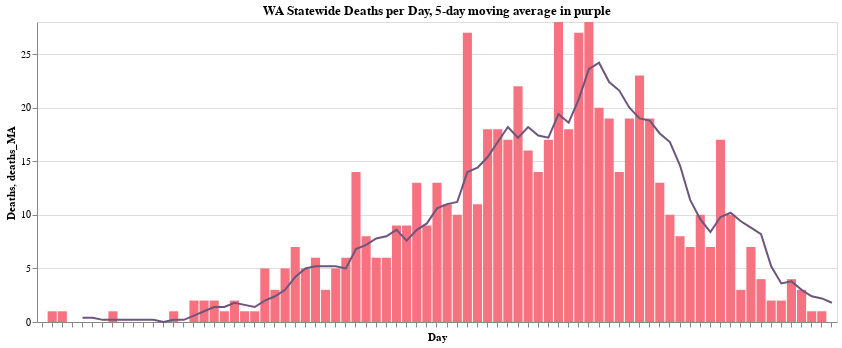

This figure's notebook cell:
### Code cell
base = alt.Chart(deaths_st).encode(x = alt.X('Day', axis = alt.Axis(labels = False)))

bars = (base
        .mark_bar(color = '#f67280')
        .encode(y = 'Deaths',
                tooltip = ['Deaths', 'Day'])
       )

line = (base
        .mark_line(color = '#6c567b')
        .encode(y = 'deaths_MA')
       )

(bars + line).properties(height = 300, width = 800, title = 'WA Statewide Deaths per Day, 5-day moving average in purple')

### Figure 1 — Vega-Lite specification as saved in the notebook (floating-point values rounded to 4 significant figures)
{"config": {"view": {"continuousWidth": 400, "continuousHeight": 300}}, "layer": [{"mark": {"type": "bar", "color": "#f67280"}, "encoding": {"tooltip": [{"type": "quantitative", "field": "Deaths"}, {"type": "nominal", "field": "Day"}], "x": {"type": "nominal", "axis": {"labels": false}, "field": "Day"}, "y": {"type": "quantitative", "field": "Deaths"}}}, {"mark": {"type": "line", "color": "#6c567b"}, "encoding": {"x": {"type": "nominal", "axis": {"labels": false}, "field": "Day"}, "y": {"type": "quantitative", "field": "deaths_MA"}}}], "data": {"name": "data-f8a1867137c33960d45b5c02791877e0"}, "height": 300, "title": "WA Statewide Deaths per Day, 5-day moving average in purple", "width": 800, "$schema": "https://vega.github.io/schema/vega-lite/v4.0.0.json", "datasets": {"data-f8a1867137c33960d45b5c02791877e0": [{"Day": "2020-02-01", "Deaths": 0, "deaths_MA": null}, {"Day": "2020-02-02", "Deaths": 1, "deaths_MA": null}, {"Day": "2020-02-03", "Deaths": 1, "deaths_MA": null}, {"Day": "2020-02-04", "Deaths": 0, "deaths_MA": null}, {"Day": "2020-02-05", "Deaths": 0, "deaths_MA": 0.4}, {"Day": "2020-02-06", "Deaths": 0, "deaths_MA": 0.4}, {"Day": "2020-02-07", "Deaths": 0, "deaths_MA": 0.2}, {"Day": "2020-02-08", "Deaths": 1, "deaths_MA": 0.2}, {"Day": "2020-02-09", "Deaths": 0, "deaths_MA": 0.2}, {"Day": "2020-02-10", "Deaths": 0, "deaths_MA": 0.2}, {"Day": "2020-02-11", "Deaths": 0, "deaths_MA": 0.2}, {"Day": "2020-02-12", "Deaths": 0, "deaths_MA": 0.2}, {"Day": "2020-02-13", "Deaths": 0, "deaths_MA": 0.0}, {"Day": "2020-02-14", "Deaths": 1, "deaths_MA": 0.2}, {"Day": "2020-02-15", "Deaths": 0, "deaths_MA": 0.2}, {"Day": "2020-02-16", "Deaths": 2, "deaths_MA": 0.6}, {"Day": "2020-02-17", "Deaths": 2, "deaths_MA": 1.0}, {"Day": "2020-02-18", "Deaths": 2, "deaths_MA": 1.4}, {"Day": "2020-02-19", "Deaths": 1, "deaths_MA": 1.4}, {"Day": "2020-02-20", "Deaths": 2, "deaths_MA": 1.8}, {"Day": "2020-02-21", "Deaths": 1, "deaths_MA": 1.6}, {"Day": "2020-02-22", "Deaths": 1, "deaths_MA": 1.4}, {"Day": "2020-02-23", "Deaths": 5, "deaths_MA": 2.0}, {"Day": "2020-02-24", "Deaths": 3, "deaths_MA": 2.4}, {"Day": "2020-02-25", "Deaths": 5, "deaths_MA": 3.0}, {"Day": "2020-02-26", "Deaths": 7, "deaths_MA": 4.2}, {"Day": "2020-02-27", "Deaths": 5, "deaths_MA": 5.0}, {"Day": "2020-02-28", "Deaths": 6, "deaths_MA": 5.2}, {"Day": "2020-02-29", "Deaths": 3, "deaths_MA": 5.2}, {"Day": "2020-03-01", "Deaths": 5, "deaths_MA": 5.2}, {"Day": "2020-03-02", "Deaths": 6, "deaths_MA": 5.0}, {"Day": "2020-03-03", "Deaths": 14, "deaths_MA": 6.8}, {"Day": "2020-03-04", "Deaths": 8, "deaths_MA": 7.2}, {"Day": "2020-03-05", "Deaths": 6, "deaths_MA": 7.8}, {"Day": "2020-03-06", "Deaths": 6, "deaths_MA": 8.0}, {"Day": "2020-03-07", "Deaths": 9, "deaths_MA": 8.6}, {"Day": "2020-03-08", "Deaths": 9, "deaths_MA": 7.6}, {"Day": "2020-03-09", "Deaths": 13, "deaths_MA": 8.6}, {"Day": "2020-03-10", "Deaths": 9, "deaths_MA": 9.2}, {"Day": "2020-03-11", "Deaths": 13, "deaths_MA": 10.6}, {"Day": "2020-03-12", "Deaths": 11, "deaths_MA": 11.0}, {"Day": "2020-03-13", "Deaths": 10, "deaths_MA": 11.2}, {"Day": "2020-03-14", "Deaths": 27, "deaths_MA": 14.0}, {"Day": "2020-03-15", "Deaths": 11, "deaths_MA": 14.4}, {"Day": "2020-03-16", "Deaths": 18, "deaths_MA": 15.4}, {"Day": "2020-03-17", "Deaths": 18, "deaths_MA": 16.8}, {"Day": "2020-03-18", "Deaths": 17, "deaths_MA": 18.2}, {"Day": "2020-03-19", "Deaths": 22, "deaths_MA": 17.2}, {"Day": "2020-03-20", "Deaths": 16, "deaths_MA": 18.2}, {"Day": "2020-03-21", "Deaths": 14, "deaths_MA": 17.4}, {"Day": "2020-03-22", "Deaths": 17, "deaths_MA": 17.2}, {"Day": "2020-03-23", "Deaths": 28, "deaths_MA": 19.4}, {"Day": "2020-03-24", "Deaths": 18, "deaths_MA": 18.6}, {"Day": "2020-03-25", "Deaths": 27, "deaths_MA": 20.8}, {"Day": "2020-03-26", "Deaths": 28, "deaths_MA": 23.6}, {"Day": "2020-03-27", "Deaths": 20, "deaths_MA": 24.2}, {"Day": "2020-03-28", "Deaths": 19, "deaths_MA": 22.4}, {"Day": "2020-03-29", "Deaths": 14, "deaths_MA": 21.6}, {"Day": "2020-03-30", "Deaths": 19, "deaths_MA": 20.0}, {"Day": "2020-03-31", "Deaths": 23, "deaths_MA": 19.0}, {"Day": "2020-04-01", "Deaths": 19, "deaths_MA": 18.8}, {"Day": "2020-04-02", "Deaths": 13, "deaths_MA": 17.6}, {"Day": "2020-04-03", "Deaths": 10, "deaths_MA": 16.8}, {"Day": "2020-04-04", "Deaths": 8, "deaths_MA": 14.6}, {"Day": "2020-04-05", "Deaths": 7, "deaths_MA": 11.4}, {"Day": "2020-04-06", "Deaths": 10, "deaths_MA": 9.6}, {"Day": "2020-04-07", "Deaths": 7, "deaths_MA": 8.4}, {"Day": "2020-04-08", "Deaths": 17, "deaths_MA": 9.8}, {"Day": "2020-04-09", "Deaths": 10, "deaths_MA": 10.2}, {"Day": "2020-04-10", "Deaths": 3, "deaths_MA": 9.4}, {"Day": "2020-04-11", "Deaths": 7, "deaths_MA": 8.8}, {"Day": "2020-04-12", "Deaths": 4, "deaths_MA": 8.2}, {"Day": "2020-04-13", "Deaths": 2, "deaths_MA": 5.2}, {"Day": "2020-04-14", "Deaths": 2, "deaths_MA": 3.6}, {"Day": "2020-04-15", "Deaths": 4, "deaths_MA": 3.8}, {"Day": "2020-04-16", "Deaths": 3, "deaths_MA": 3.0}, {"Day": "2020-04-17", "Deaths": 1, "deaths_MA": 2.4}, {"Day": "2020-04-18", "Deaths": 1, "deaths_MA": 2.2}, {"Day": "2020-04-19", "Deaths": 0, "deaths_MA": 1.8}]}}
